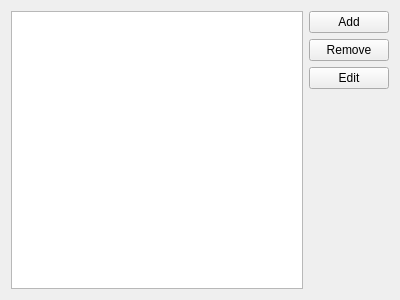
<?xml version="1.0" encoding="UTF-8"?>
<ui version="4.0">
 <class>ToolsForm</class>
 <widget class="QWidget" name="ToolsForm">
  <property name="geometry">
   <rect>
    <x>0</x>
    <y>0</y>
    <width>400</width>
    <height>300</height>
   </rect>
  </property>
  <property name="windowTitle">
   <string>Form</string>
  </property>
  <layout class="QHBoxLayout" name="horizontalLayout">
   <item>
    <layout class="QGridLayout" name="gridLayout">
     <item row="0" column="0">
      <widget class="QListView" name="toolsListView"/>
     </item>
     <item row="0" column="1">
      <layout class="QVBoxLayout" name="verticalLayout_2">
       <item>
        <widget class="QPushButton" name="addButton">
         <property name="text">
          <string>Add</string>
         </property>
        </widget>
       </item>
       <item>
        <widget class="QPushButton" name="removeButton">
         <property name="text">
          <string>Remove</string>
         </property>
        </widget>
       </item>
       <item>
        <widget class="QPushButton" name="editButton">
         <property name="text">
          <string>Edit</string>
         </property>
        </widget>
       </item>
       <item>
        <spacer name="verticalSpacer">
         <property name="orientation">
          <enum>Qt::Vertical</enum>
         </property>
         <property name="sizeHint" stdset="0">
          <size>
           <width>20</width>
           <height>40</height>
          </size>
         </property>
        </spacer>
       </item>
      </layout>
     </item>
    </layout>
   </item>
  </layout>
 </widget>
 <resources/>
 <connections/>
</ui>
